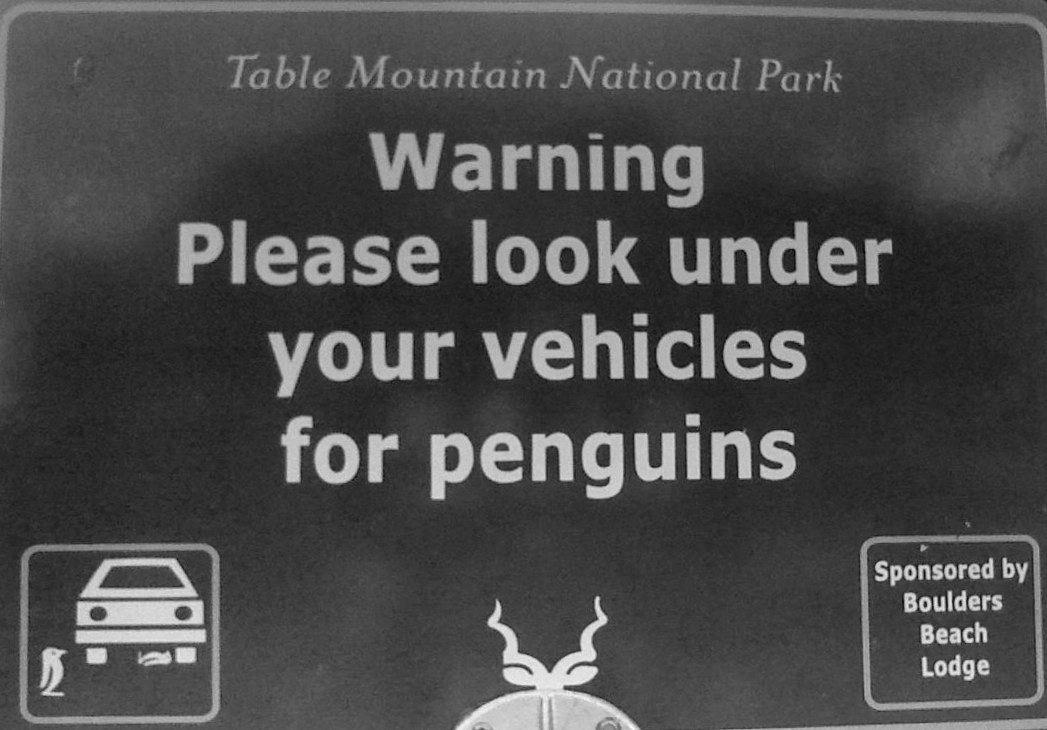
#> input picture ED3-Edges/penguins.png, 1047 x 730 px
$ python main.py   (older library calls are emulated)
#> lines starting #> are read from the running program, lines starting #| are printed output that depends on the picture
import cv2
import numpy as np
import matplotlib.pyplot as plt

img = cv2.imread("penguins.png", cv2.IMREAD_GRAYSCALE)
#> img is the input picture: shape (730, 1047); min 0, max 253, mean 73.4

Kv = np.array([[-1, 0, 1],
               [-2, 0, 2],
               [-1, 0, 1]], dtype=np.float32)

Ku = Kv.T

Iv = cv2.filter2D(img, cv2.CV_64F, Kv)
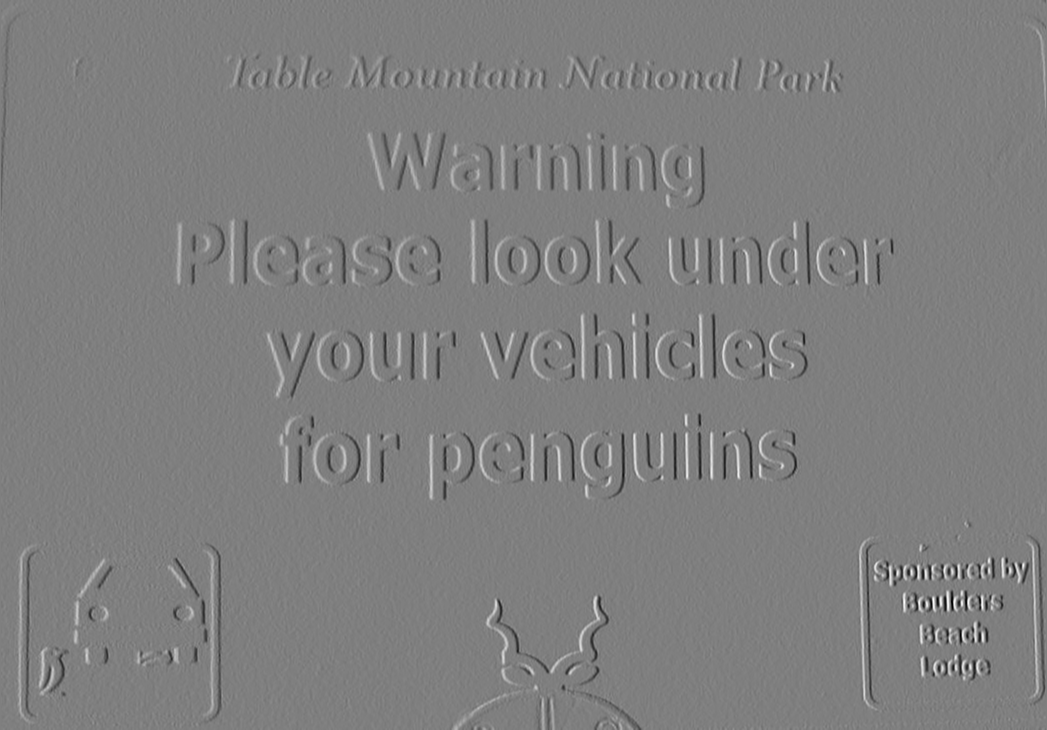
#> Iv: shape (730, 1047) float64; min -700, max 703, mean -0.1; drawn with min black and max white
Iu = cv2.filter2D(img, cv2.CV_64F, Ku)
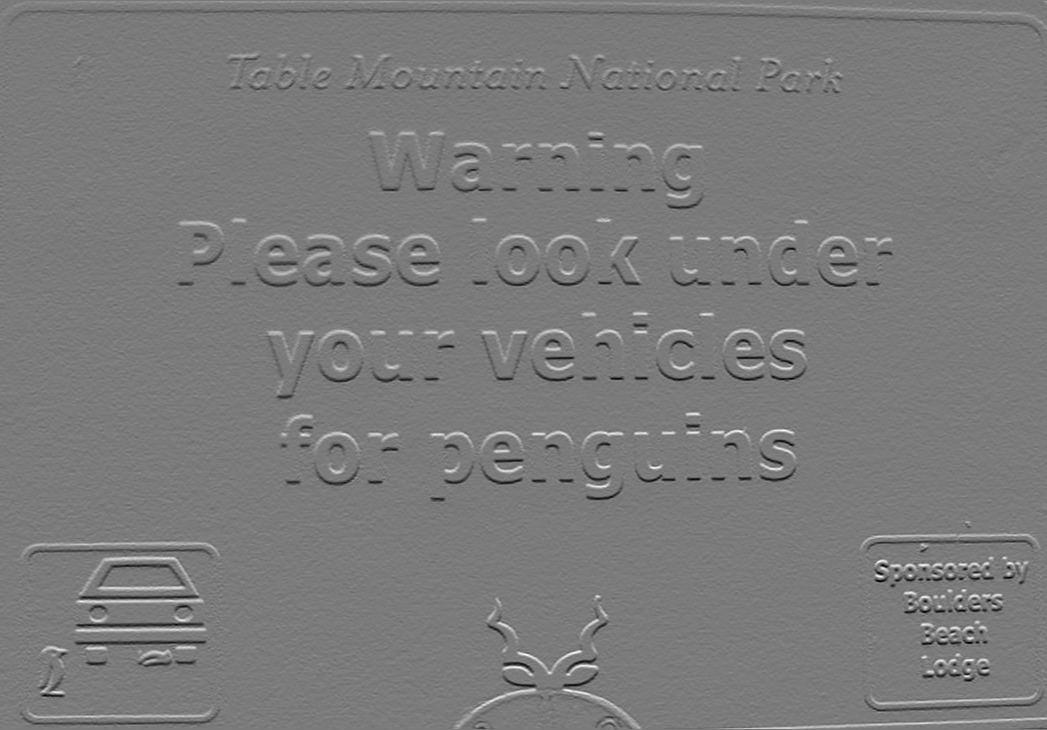
#> Iu: shape (730, 1047) float64; min -563, max 605, mean 0.2; drawn with min black and max white

plt.subplot(1, 3, 1)
plt.imshow(Iu, cmap='gray')
plt.title("Gradiente horizontal")
plt.axis('off')

plt.subplot(1, 3, 2)
plt.imshow(Iv, cmap='gray')
plt.title("Gradiente vertical")
plt.axis('off')
plt.tight_layout()

I = np.sqrt(Iu**2 + Iv**2)
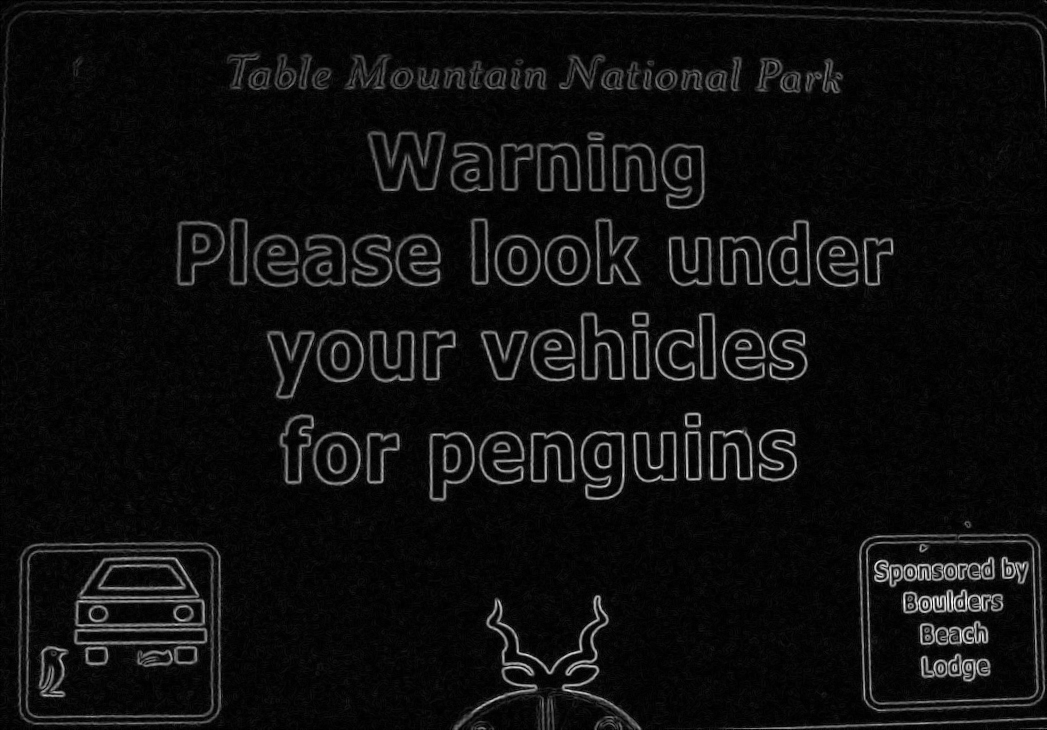
#> I: shape (730, 1047) float64; min 0, max 703, mean 41.1; drawn with min black and max white
I = np.clip(I, 0, 255).astype(np.uint8)
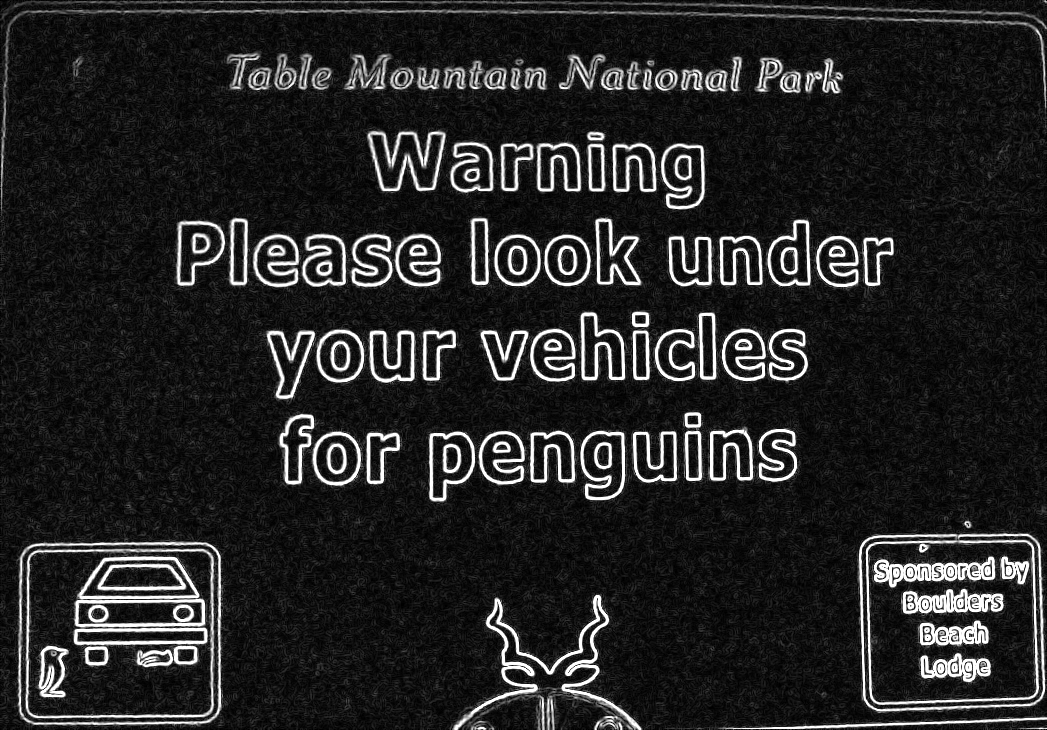
#> I: shape (730, 1047); min 0, max 255, mean 36.8

plt.subplot(1, 3, 3)
plt.imshow(I, cmap='gray')
plt.title("Imagem das bordas")
plt.axis('off')
plt.show()
